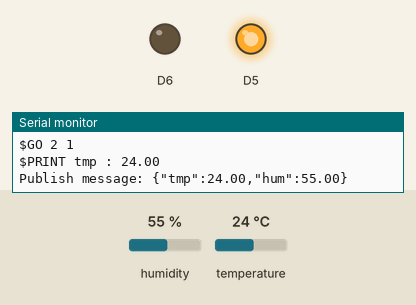
Recording of a sketch running on a simulated ESP8266 (NodeMCU). Parts: output pins drawn as LEDs (lit = HIGH), the last lines printed to the serial monitor. Inputs (shaded band) come from the test bench; at power-on: temperature 24 °C, humidity 55 %. WiFi joins after 1.5 s; servers stay silent unless stated; no MQTT or app messages arrive unless stated.

Above: at 2.7 s.
2.8 s: temperature set to 27 °C
5.8 s: temperature set to 30 °C
At 8.2 s:
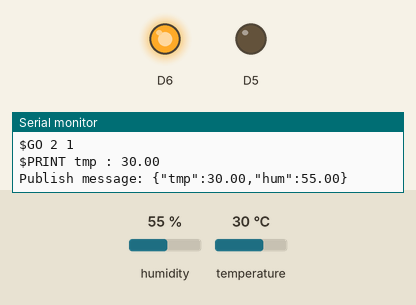
15.3 s: temperature set to 12 °C
At 17.3 s:
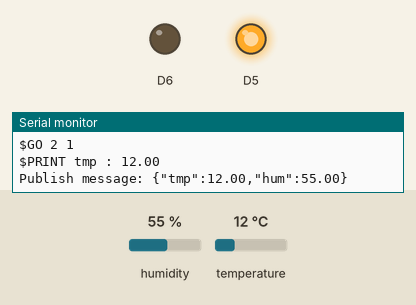
18.3 s: temperature set to 33 °C
At 20.4 s:
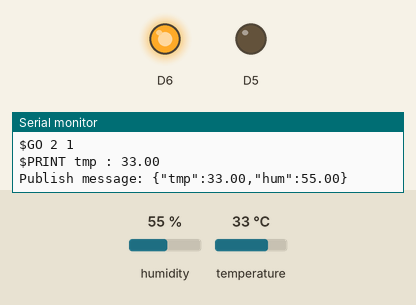
Timing chart, 0 to 21.9 s (numbered marks = the images above; inputs shaded):
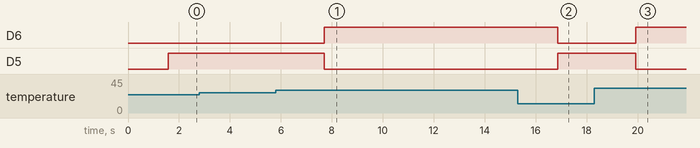

Measured:
- the behaviour switches between 28 and 29 °C on temperature (found by bisection; images 0 and 1)
- after the input at 5.8 s, D6: LOW → HIGH after 1.9 s; D5: HIGH → LOW after 1.9 s
- after the input at 15.3 s, D6: HIGH → LOW after 1.6 s; D5: LOW → HIGH after 1.6 s
- after the input at 18.3 s, D6: LOW → HIGH after 1.6 s; D5: HIGH → LOW after 1.6 s

The sketch:

mqtt_project2.ino
```cpp
#include <ESP8266WiFi.h>  // WiFi
#include <PubSubClient.h> // mqtt
#include "DHTesp.h"       // 온습도 센서


//// 아두이노가 접속할 WiFi AP/password
//const char* ssid = "U+NetA96C_5G";
//const char* password = "2$C6EAG59C";

// 아두이노가 접속할 WiFi AP/password
//const char* ssid = "networking407_2.4G";
//const char* password = "networking407";

const char* ssid = "Galaxy S21 5G51_c9_83";
const char* password = "tomato4084";

// mqtt 브로커 주소 & mqtt 브로커에 접속하는 클라이언트 이름
const char* mqtt_server = "192.168.254.73";
const char* clientName = "Client1"; // 중복되지 않도록 수정

DHTesp dht;                      // 온습도 처리 객체
WiFiClient espClient;            // WiFi 접속 객체
PubSubClient client(espClient);  // mqtt 클라이언트 객체

int danger = 0;
int lcd_size = 2;

// WiFi 접속-----------------------------------
void setup_wifi() {
  delay(10);
  Serial.println();
  Serial.print("Connecting to ");
  Serial.println(ssid);

  WiFi.mode(WIFI_STA);
  WiFi.begin(ssid, password); // WiFi AP 접속 시도

  // WiFi AP 접속 시도
  while(WiFi.status() != WL_CONNECTED) {
    delay(500);
    Serial.print(".");
  }
  // WiFi AP 접속시 시리얼 모니터에 성공 메시지 출력
  Serial.println("");
  Serial.println("WiFi connected");
  Serial.println("IP address: ");
  Serial.println(WiFi.localIP());

  // D4 핀을 온습도 센서 데이터 입력으로 설정
  dht.setup(D4, DHTesp::DHT11);
}


// mqtt 토픽 수신/처리 콜백 함수-----------------------
// pBuffer: 토픽에 담긴 데이터 저장
void callback(char* topic, byte* payload, unsigned int uLen) {
   String topicstr = topic;
   char pBuffer[uLen+1];
   int i;
   for(i=0;i<uLen;i++){
         pBuffer[i]=payload[i];
   }
   pBuffer[i]='\0';


   if(topicstr == "led"){
     Serial.println(pBuffer); // 1, 0

     // 토픽으로 들어온 데이터가 0[1]이면 LED RED[GREEN]

     if(pBuffer[0] == '0'){
      danger = 0;
     }
     else if(pBuffer[0] == '1'){
      danger = 1;
     }
   }else if(topicstr == "lcd"){
    Serial.println(pBuffer); // 1, 2
        if(pBuffer[0] == '3'){
      lcd_size = 0;
     }
     else if(pBuffer[0] == '4'){
      lcd_size = 1;
     }
    }
   /*
   if(pBuffer[0]=='0'){         // LED_RED(ON), LED_GREEN(OFF)
      digitalWrite(14, HIGH);
      digitalWrite(12, LOW);
      Serial.print("$CLEAR\r\n");
      Serial.print("$GO 1 4\r\n");
      Serial.print("$PRINT DANGER\r\n");
   }else if(pBuffer[0]=='1'){   // LED_RED(OFF), LED_GREEN(ON)
      digitalWrite(14, LOW);
      digitalWrite(12, HIGH);
      Serial.print("$CLEAR\r\n");
      Serial.print("$GO 1 4\r\n");
      Serial.print("$PRINT NORMAL\r\n");
   }
   */
}

// mqtt 브로커에 접속 시도-------------------------------
void reconnect() {
  while (!client.connected()) {
    Serial.print("Attempting MQTT connection...");
    // mqtt 브로커 접속 시도
    if (client.connect(clientName)) {
      Serial.println("connected");
      // mqtt 브로커로부터 "led_ctr_state" 토픽 수신
      //client.subscribe("led");
      // mqtt 브로커로부터 "led" 토픽 수신
      client.subscribe("lcd");
    } else {
      Serial.print("failed, rc=");
      Serial.print(client.state());
      Serial.println(" try again in 5 seconds");
      delay(5000);  // 5초 마다 접속 재시도
    }
  }
}


// 아두이노 설정, WiFi AP 및 mqtt 브로커 접속-----------
void setup() {


  pinMode(14, OUTPUT);     // GPIO 14번 핀을 출력모드(LED)로 설정 (RED)
  pinMode(12, OUTPUT);     // GPIO 12번 핀을 출력모드(LED)로 설정 (GREEN)
  Serial.begin(9600);
  setup_wifi();            // WiFi AP 접속
  client.setServer(mqtt_server, 1883); // mqtt 브로커에 접속
  client.setCallback(callback); // mqtt 브로커거 보낸 토픽 수신(callback 함수 등록)
}

// mqtt 브로커 접속 시도-------------------------------
 void loop() {


  if (!client.connected()) {
    reconnect();
  }
  client.loop(); // mqtt 브로커로부터 토픽 청취

  float hum = dht.getHumidity();    // 습도
  float tmp = dht.getTemperature(); // 온도
  char message[64]="", pTmpBuf[50], pHumBuf[50];
  dtostrf(tmp, 5,2, pTmpBuf); // 총 5자리, 소수점 아래 2째 자리까지 표시
  dtostrf(hum, 5,2, pHumBuf);


   if(tmp > 28){
           danger = 1;

        }else{
           danger = 0;
        }

  //led 제어
   char str[40];
   char str1[40];

   if (danger == 0){
      if(lcd_size == 0){
      sprintf(str, "$PRINT DANGER\r\n");
      sprintf(str1, "$PRINT tmp : %3.2f\r\n", tmp);}
      else if(lcd_size == 1){
      sprintf(str, "$PRINT DANGER\r\n");
      sprintf(str1, "$PRINT TMP:%3.0f HUM:%3.0f\r\n",tmp,hum);}
      else{
      sprintf(str, "$PRINT DANGER\r\n");
      sprintf(str1, "$PRINT tmp : %3.2f\r\n", tmp);

      }

      digitalWrite(14, HIGH);
      digitalWrite(12, LOW);
      Serial.print("$CLEAR\r\n");
      Serial.print("$GO 1 4\r\n");

 }


  else if(danger == 1){
      if(lcd_size == 0){
      sprintf(str, "$PRINT NORMAL\r\n");
      sprintf(str1, "$PRINT tmp : %3.2f\r\n", tmp);
      }
      else if(lcd_size == 1){
      sprintf(str, "$PRINT NORMAL\r\n");
      sprintf(str1, "$PRINT TMP:%3.0f HUM:%3.0f\r\n",tmp,hum);
      }
      else{
      sprintf(str, "$PRINT NORMAL\r\n");
      sprintf(str1, "$PRINT tmp : %3.2f\r\n", tmp);
        }

      digitalWrite(14, LOW);
      digitalWrite(12, HIGH);
      Serial.print("$CLEAR\r\n");
      Serial.print("$GO 1 4\r\n");

  }
  Serial.print(str);
  Serial.print("$GO 2 1\r\n");
  Serial.print(str1);


  // mqtt 브로커에 전송할 메시지(JSON 형식) 생성
  sprintf(message, "{\"tmp\":%s,\"hum\":%s}", pTmpBuf, pHumBuf);
  Serial.print("Publish message: ");
  Serial.println(message);

  // mqtt 브로커에 "dht11" 토픽을 발행해서 메시지를 전송
  client.publish("dht11", message);
  delay(3000); // 5초에 한 번씩 메시지 전송
}
```
